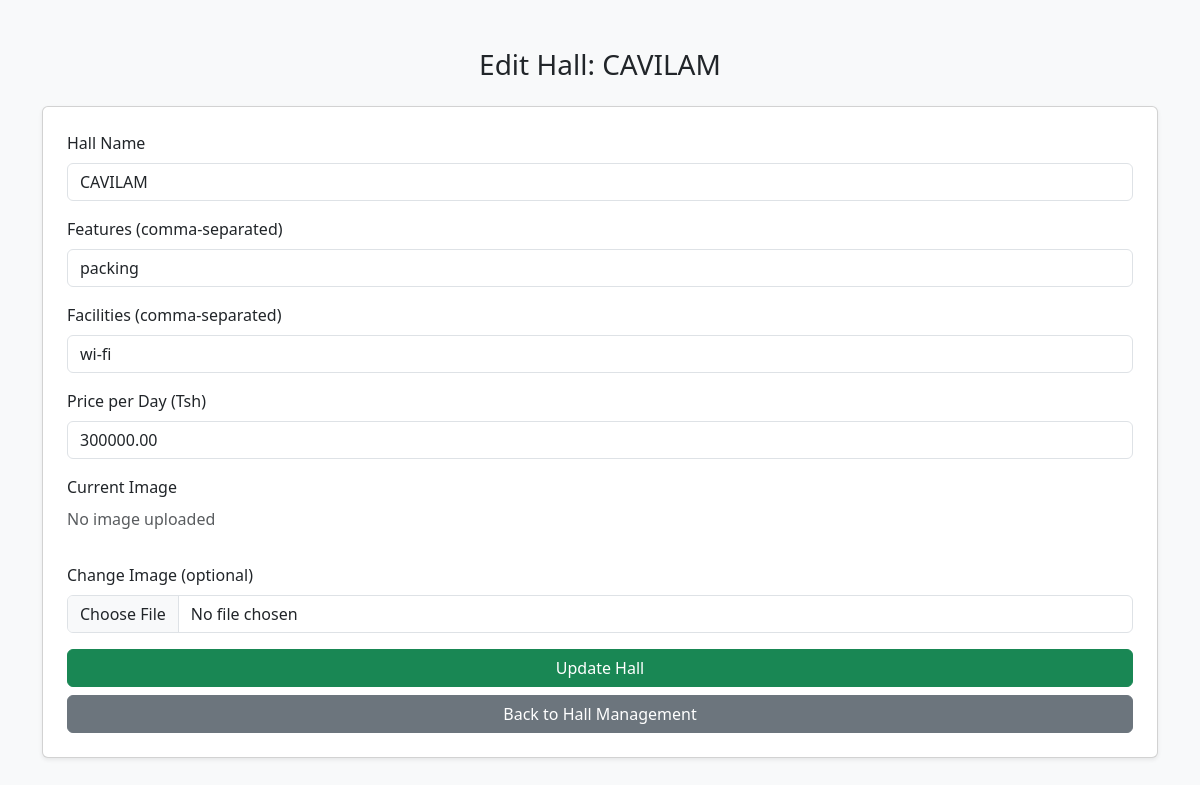
Page /edit_hall.php?id=4 (signed in) on the committed database.
### tables this page shows
CREATE TABLE `halls` (
  `id` int(11) NOT NULL,
  `name` varchar(255) NOT NULL,
  `capacity` int(11) NOT NULL,
  `features` text DEFAULT NULL,
  `facilities` text DEFAULT NULL,
  `price` decimal(10,2) NOT NULL,
  `image` varchar(255) DEFAULT NULL
);

### edit_hall.php (the view, shortened to what this page needs)
<?php
require_once 'config.php';
$hall_id = intval($_GET['id']);
$stmt = $con->prepare("SELECT * FROM halls WHERE id = ?");
$stmt->bind_param("i", $hall_id);
$stmt->execute();
$result = $stmt->get_result();
$hall = $result->fetch_assoc();
?>
<!DOCTYPE html>
<html lang="en">
<head>
  <?php require('inc/links.php'); ?>
</head>
<body class="bg-light">
<div class="container py-5">
  <h3 class="mb-4 text-center">Edit Hall: <?= htmlspecialchars($hall['name']) ?></h3>
  <form method="POST" enctype="multipart/form-data" class="card p-4 shadow-sm bg-white">
    <div class="mb-3">
      <label class="form-label">Hall Name</label>
      <input type="text" name="name" class="form-control" value="<?= htmlspecialchars($hall['name']) ?>" required>
    </div>
    <div class="mb-3">
      <label class="form-label">Features (comma-separated)</label>
      <input type="text" name="features" class="form-control" value="<?= htmlspecialchars($hall['features']) ?>">
    </div>
    <div class="mb-3">
      <label class="form-label">Facilities (comma-separated)</label>
      <input type="text" name="facilities" class="form-control" value="<?= htmlspecialchars($hall['facilities']) ?>">
    </div>
    <div class="mb-3">
      <label class="form-label">Price per Day (Tsh)</label>
      <input type="number" name="price" class="form-control" value="<?= htmlspecialchars($hall['price']) ?>" required>
    </div>
    <div class="mb-3">
      <label class="form-label">Current Image</label><br>
      <?php if (!empty($hall['image'])): ?>
        <img src="uploads/<?= htmlspecialchars($hall['image']) ?>" width="150" class="rounded">
      <?php else: ?>
        <p class="text-muted">No image uploaded</p>
      <?php endif; ?>
    </div>
    <div class="mb-3">
      <label class="form-label">Change Image (optional)</label>
      <input type="file" name="image" class="form-control">
    </div>
    <button type="submit" class="btn btn-success w-100">Update Hall</button>
    <a href="manage_halls.php" class="btn btn-secondary mt-2 w-100">Back to Hall Management</a>
  </form>
</div>
</body>
</html>

### edit_hall.php (style rules this page uses)
.form-control, .btn { box-shadow: none; }
.form-label { font-weight: 500; }

### rows in the picture
halls: name "CAVILAM", features "packing", facilities "wi-fi", price "300000.00"
